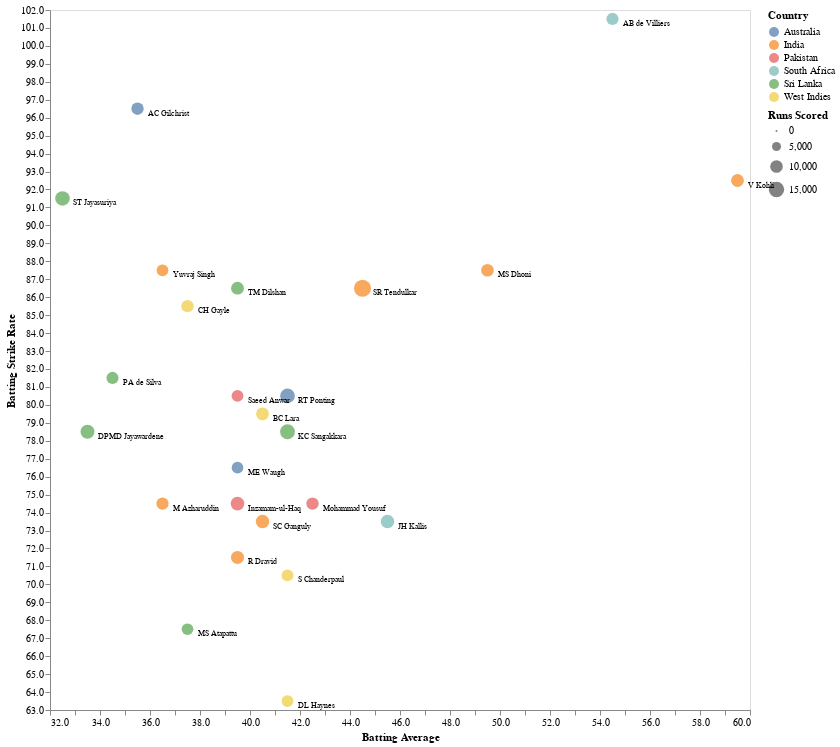

Here is the notebook cell this chart was saved with:
### Code cell
chart_bubble_top

### Figure 1 — Vega-Lite specification as saved in the notebook (floating-point values rounded to 4 significant figures)
{"config": {"background": "white", "view": {"continuousWidth": 400, "continuousHeight": 300}, "scale": {"maxFontSize": 4}}, "layer": [{"mark": "circle", "encoding": {"color": {"type": "nominal", "field": "Country"}, "size": {"type": "quantitative", "field": "Runs Scored"}, "tooltip": [{"type": "nominal", "field": "Player"}], "x": {"type": "quantitative", "bin": {"maxbins": 40}, "field": "Batting Avg", "title": "Batting Average"}, "y": {"type": "quantitative", "bin": {"maxbins": 40}, "field": "Batting Strike Rate", "title": "Batting Strike Rate"}}}, {"mark": {"type": "text", "align": "left", "baseline": "middle", "dx": 10, "dy": 5, "fontSize": 8}, "encoding": {"text": {"type": "nominal", "field": "Player"}, "tooltip": [{"type": "nominal", "field": "Player"}], "x": {"type": "quantitative", "bin": {"maxbins": 40}, "field": "Batting Avg", "title": "Batting Average"}, "y": {"type": "quantitative", "bin": {"maxbins": 40}, "field": "Batting Strike Rate", "title": "Batting Strike Rate"}}}], "data": {"name": "data-5875ba334d7216a0606357958d797cd9"}, "height": 700, "width": 700, "$schema": "https://vega.github.io/schema/vega-lite/v4.8.1.json", "datasets": {"data-5875ba334d7216a0606357958d797cd9": [{"Player": "SR Tendulkar ", "Career Span": "1989-2012", "Career Start": 1989, "Career End": 2012, "Matches Played": 463, "Innings Batted": 452.0, "Not Outs": 41.0, "Runs Scored": 18430.0, "Highest Innings Score": "200*", "Highest Innings Score Num": "200", "Batting Avg": 44.83, "Balls Faced": 21370.0, "Batting Strike Rate": 86.23, "Hundreds Scored": 49.0, "Scores Of Fifty Or More": 96.0, "Ducks Scored": 20.0, "Country": "India", "Player Count": 1, "5000+ Runs Scored": 1, "40+ Batting Avg": 1, "90+ Batting Strike Rate": 0}, {"Player": "KC Sangakkara ", "Career Span": "2000-2015", "Career Start": 2000, "Career End": 2015, "Matches Played": 397, "Innings Batted": 373.0, "Not Outs": 40.0, "Runs Scored": 13980.0, "Highest Innings Score": "169", "Highest Innings Score Num": "169", "Batting Avg": 41.96, "Balls Faced": 17720.0, "Batting Strike Rate": 78.88, "Hundreds Scored": 25.0, "Scores Of Fifty Or More": 90.0, "Ducks Scored": 15.0, "Country": "Sri Lanka", "Player Count": 1, "5000+ Runs Scored": 1, "40+ Batting Avg": 1, "90+ Batting Strike Rate": 0}, {"Player": "RT Ponting ", "Career Span": "1995-2012", "Career Start": 1995, "Career End": 2012, "Matches Played": 374, "Innings Batted": 364.0, "Not Outs": 39.0, "Runs Scored": 13590.0, "Highest Innings Score": "164", "Highest Innings Score Num": "164", "Batting Avg": 41.81, "Balls Faced": 16940.0, "Batting Strike Rate": 80.19, "Hundreds Scored": 29.0, "Scores Of Fifty Or More": 82.0, "Ducks Scored": 20.0, "Country": "Australia", "Player Count": 1, "5000+ Runs Scored": 1, "40+ Batting Avg": 1, "90+ Batting Strike Rate": 0}, {"Player": "ST Jayasuriya ", "Career Span": "1989-2011", "Career Start": 1989, "Career End": 2011, "Matches Played": 441, "Innings Batted": 429.0, "Not Outs": 18.0, "Runs Scored": 13360.0, "Highest Innings Score": "189", "Highest Innings Score Num": "189", "Batting Avg": 32.51, "Balls Faced": 14640.0, "Batting Strike Rate": 91.25, "Hundreds Scored": 28.0, "Scores Of Fifty Or More": 68.0, "Ducks Scored": 34.0, "Country": "Sri Lanka", "Player Count": 1, "5000+ Runs Scored": 1, "40+ Batting Avg": 0, "90+ Batting Strike Rate": 1}, {"Player": "DPMD Jayawardene ", "Career Span": "1998-2015", "Career Start": 1998, "Career End": 2015, "Matches Played": 443, "Innings Batted": 413.0, "Not Outs": 38.0, "Runs Scored": 12380.0, "Highest Innings Score": "144", "Highest Innings Score Num": "144", "Batting Avg": 33.01, "Balls Faced": 15740.0, "Batting Strike Rate": 78.67, "Hundreds Scored": 18.0, "Scores Of Fifty Or More": 75.0, "Ducks Scored": 28.0, "Country": "Sri Lanka", "Player Count": 1, "5000+ Runs Scored": 1, "40+ Batting Avg": 0, "90+ Batting Strike Rate": 0}, {"Player": "Inzamam-ul-Haq ", "Career Span": "1991-2007", "Career Start": 1991, "Career End": 2007, "Matches Played": 375, "Innings Batted": 348.0, "Not Outs": 52.0, "Runs Scored": 11700.0, "Highest Innings Score": "137*", "Highest Innings Score Num": "137", "Batting Avg": 39.53, "Balls Faced": 15770.0, "Batting Strike Rate": 74.2, "Hundreds Scored": 10.0, "Scores Of Fifty Or More": 83.0, "Ducks Scored": 20.0, "Country": "Pakistan", "Player Count": 1, "5000+ Runs Scored": 1, "40+ Batting Avg": 0, "90+ Batting Strike Rate": 0}, {"Player": "JH Kallis ", "Career Span": "1996-2014", "Career Start": 1996, "Career End": 2014, "Matches Played": 323, "Innings Batted": 309.0, "Not Outs": 53.0, "Runs Scored": 11550.0, "Highest Innings Score": "139", "Highest Innings Score Num": "139", "Batting Avg": 45.11, "Balls Faced": 15790.0, "Batting Strike Rate": 73.13, "Hundreds Scored": 17.0, "Scores Of Fifty Or More": 86.0, "Ducks Scored": 17.0, "Country": "South Africa", "Player Count": 1, "5000+ Runs Scored": 1, "40+ Batting Avg": 1, "90+ Batting Strike Rate": 0}, {"Player": "SC Ganguly ", "Career Span": "1992-2007", "Career Start": 1992, "Career End": 2007, "Matches Played": 308, "Innings Batted": 297.0, "Not Outs": 23.0, "Runs Scored": 11220.0, "Highest Innings Score": "183", "Highest Innings Score Num": "183", "Batting Avg": 40.95, "Balls Faced": 15240.0, "Batting Strike Rate": 73.65, "Hundreds Scored": 22.0, "Scores Of Fifty Or More": 71.0, "Ducks Scored": 16.0, "Country": "India", "Player Count": 1, "5000+ Runs Scored": 1, "40+ Batting Avg": 1, "90+ Batting Strike Rate": 0}, {"Player": "R Dravid ", "Career Span": "1996-2011", "Career Start": 1996, "Career End": 2011, "Matches Played": 340, "Innings Batted": 314.0, "Not Outs": 39.0, "Runs Scored": 10770.0, "Highest Innings Score": "153", "Highest Innings Score Num": "153", "Batting Avg": 39.15, "Balls Faced": 15130.0, "Batting Strike Rate": 71.18, "Hundreds Scored": 12.0, "Scores Of Fifty Or More": 82.0, "Ducks Scored": 13.0, "Country": "India", "Player Count": 1, "5000+ Runs Scored": 1, "40+ Batting Avg": 0, "90+ Batting Strike Rate": 0}, {"Player": "BC Lara ", "Career Span": "1990-2007", "Career Start": 1990, "Career End": 2007, "Matches Played": 295, "Innings Batted": 285.0, "Not Outs": 32.0, "Runs Scored": 10350.0, "Highest Innings Score": "169", "Highest Innings Score Num": "169", "Batting Avg": 40.9, "Balls Faced": 13000.0, "Batting Strike Rate": 79.62, "Hundreds Scored": 19.0, "Scores Of Fifty Or More": 62.0, "Ducks Scored": 14.0, "Country": "West Indies", "Player Count": 1, "5000+ Runs Scored": 1, "40+ Batting Avg": 1, "90+ Batting Strike Rate": 0}, {"Player": "TM Dilshan ", "Career Span": "1999-2016", "Career Start": 1999, "Career End": 2016, "Matches Played": 330, "Innings Batted": 303.0, "Not Outs": 41.0, "Runs Scored": 10290.0, "Highest Innings Score": "161*", "Highest Innings Score Num": "161", "Batting Avg": 39.27, "Balls Faced": 11930.0, "Batting Strike Rate": 86.23, "Hundreds Scored": 22.0, "Scores Of Fifty Or More": 47.0, "Ducks Scored": 11.0, "Country": "Sri Lanka", "Player Count": 1, "5000+ Runs Scored": 1, "40+ Batting Avg": 0, "90+ Batting Strike Rate": 0}, {"Player": "V Kohli ", "Career Span": "2008-2018", "Career Start": 2008, "Career End": 2018, "Matches Played": 216, "Innings Batted": 208.0, "Not Outs": 37.0, "Runs Scored": 10230.0, "Highest Innings Score": "183", "Highest Innings Score Num": "183", "Batting Avg": 59.83, "Balls Faced": 11020.0, "Batting Strike Rate": 92.88, "Hundreds Scored": 38.0, "Scores Of Fifty Or More": 48.0, "Ducks Scored": 12.0, "Country": "India", "Player Count": 1, "5000+ Runs Scored": 1, "40+ Batting Avg": 1, "90+ Batting Strike Rate": 1}, {"Player": "MS Dhoni ", "Career Span": "2004-2018", "Career Start": 2004, "Career End": 2018, "Matches Played": 329, "Innings Batted": 278.0, "Not Outs": 77.0, "Runs Scored": 9999.0, "Highest Innings Score": "183*", "Highest Innings Score Num": "183", "Batting Avg": 49.74, "Balls Faced": 11440.0, "Batting Strike Rate": 87.44, "Hundreds Scored": 9.0, "Scores Of Fifty Or More": 67.0, "Ducks Scored": 9.0, "Country": "India", "Player Count": 1, "5000+ Runs Scored": 1, "40+ Batting Avg": 1, "90+ Batting Strike Rate": 0}, {"Player": "CH Gayle ", "Career Span": "1999-2018", "Career Start": 1999, "Career End": 2018, "Matches Played": 281, "Innings Batted": 276.0, "Not Outs": 17.0, "Runs Scored": 9672.0, "Highest Innings Score": "215", "Highest Innings Score Num": "215", "Batting Avg": 37.34, "Balls Faced": 11270.0, "Batting Strike Rate": 85.79, "Hundreds Scored": 23.0, "Scores Of Fifty Or More": 48.0, "Ducks Scored": 23.0, "Country": "West Indies", "Player Count": 1, "5000+ Runs Scored": 1, "40+ Batting Avg": 0, "90+ Batting Strike Rate": 0}, {"Player": "AC Gilchrist ", "Career Span": "1996-2008", "Career Start": 1996, "Career End": 2008, "Matches Played": 286, "Innings Batted": 278.0, "Not Outs": 11.0, "Runs Scored": 9595.0, "Highest Innings Score": "172", "Highest Innings Score Num": "172", "Batting Avg": 35.93, "Balls Faced": 9902.0, "Batting Strike Rate": 96.89, "Hundreds Scored": 16.0, "Scores Of Fifty Or More": 55.0, "Ducks Scored": 19.0, "Country": "Australia", "Player Count": 1, "5000+ Runs Scored": 1, "40+ Batting Avg": 0, "90+ Batting Strike Rate": 1}, {"Player": "Mohammad Yousuf ", "Career Span": "1998-2010", "Career Start": 1998, "Career End": 2010, "Matches Played": 281, "Innings Batted": 267.0, "Not Outs": 40.0, "Runs Scored": 9554.0, "Highest Innings Score": "141*", "Highest Innings Score Num": "141", "Batting Avg": 42.08, "Balls Faced": 12750.0, "Batting Strike Rate": 74.91, "Hundreds Scored": 15.0, "Scores Of Fifty Or More": 62.0, "Ducks Scored": 15.0, "Country": "Pakistan", "Player Count": 1, "5000+ Runs Scored": 1, "40+ Batting Avg": 1, "90+ Batting Strike Rate": 0}, {"Player": "AB de Villiers ", "Career Span": "2005-2018", "Career Start": 2005, "Career End": 2018, "Matches Played": 223, "Innings Batted": 213.0, "Not Outs": 39.0, "Runs Scored": 9427.0, "Highest Innings Score": "176", "Highest Innings Score Num": "176", "Batting Avg": 54.17, "Balls Faced": 9308.0, "Batting Strike Rate": 101.3, "Hundreds Scored": 25.0, "Scores Of Fifty Or More": 52.0, "Ducks Scored": 7.0, "Country": "South Africa", "Player Count": 1, "5000+ Runs Scored": 1, "40+ Batting Avg": 1, "90+ Batting Strike Rate": 1}, {"Player": "M Azharuddin ", "Career Span": "1985-2000", "Career Start": 1985, "Career End": 2000, "Matches Played": 334, "Innings Batted": 308.0, "Not Outs": 54.0, "Runs Scored": 9378.0, "Highest Innings Score": "153*", "Highest Innings Score Num": "153", "Batting Avg": 36.92, "Balls Faced": 12670.0, "Batting Strike Rate": 74.02, "Hundreds Scored": 7.0, "Scores Of Fifty Or More": 58.0, "Ducks Scored": 9.0, "Country": "India", "Player Count": 1, "5000+ Runs Scored": 1, "40+ Batting Avg": 0, "90+ Batting Strike Rate": 0}, {"Player": "PA de Silva ", "Career Span": "1984-2003", "Career Start": 1984, "Career End": 2003, "Matches Played": 308, "Innings Batted": 296.0, "Not Outs": 30.0, "Runs Scored": 9284.0, "Highest Innings Score": "145", "Highest Innings Score Num": "145", "Batting Avg": 34.9, "Balls Faced": 11440.0, "Batting Strike Rate": 81.13, "Hundreds Scored": 11.0, "Scores Of Fifty Or More": 64.0, "Ducks Scored": 17.0, "Country": "Sri Lanka", "Player Count": 1, "5000+ Runs Scored": 1, "40+ Batting Avg": 0, "90+ Batting Strike Rate": 0}, {"Player": "Saeed Anwar ", "Career Span": "1989-2003", "Career Start": 1989, "Career End": 2003, "Matches Played": 247, "Innings Batted": 244.0, "Not Outs": 19.0, "Runs Scored": 8824.0, "Highest Innings Score": "194", "Highest Innings Score Num": "194", "Batting Avg": 39.21, "Balls Faced": 10940.0, "Batting Strike Rate": 80.67, "Hundreds Scored": 20.0, "Scores Of Fifty Or More": 43.0, "Ducks Scored": 15.0, "Country": "Pakistan", "Player Count": 1, "5000+ Runs Scored": 1, "40+ Batting Avg": 0, "90+ Batting Strike Rate": 0}, {"Player": "S Chanderpaul ", "Career Span": "1994-2011", "Career Start": 1994, "Career End": 2011, "Matches Played": 268, "Innings Batted": 251.0, "Not Outs": 40.0, "Runs Scored": 8778.0, "Highest Innings Score": "150", "Highest Innings Score Num": "150", "Batting Avg": 41.6, "Balls Faced": 12410.0, "Batting Strike Rate": 70.74, "Hundreds Scored": 11.0, "Scores Of Fifty Or More": 59.0, "Ducks Scored": 6.0, "Country": "West Indies", "Player Count": 1, "5000+ Runs Scored": 1, "40+ Batting Avg": 1, "90+ Batting Strike Rate": 0}, {"Player": "DL Haynes ", "Career Span": "1978-1994", "Career Start": 1978, "Career End": 1994, "Matches Played": 238, "Innings Batted": 237.0, "Not Outs": 28.0, "Runs Scored": 8648.0, "Highest Innings Score": "152*", "Highest Innings Score Num": "152", "Batting Avg": 41.37, "Balls Faced": 13710.0, "Batting Strike Rate": 63.09, "Hundreds Scored": 17.0, "Scores Of Fifty Or More": 57.0, "Ducks Scored": 13.0, "Country": "West Indies", "Player Count": 1, "5000+ Runs Scored": 1, "40+ Batting Avg": 1, "90+ Batting Strike Rate": 0}, {"Player": "Yuvraj Singh ", "Career Span": "2000-2017", "Career Start": 2000, "Career End": 2017, "Matches Played": 301, "Innings Batted": 275.0, "Not Outs": 39.0, "Runs Scored": 8609.0, "Highest Innings Score": "150", "Highest Innings Score Num": "150", "Batting Avg": 36.47, "Balls Faced": 9846.0, "Batting Strike Rate": 87.43, "Hundreds Scored": 14.0, "Scores Of Fifty Or More": 52.0, "Ducks Scored": 18.0, "Country": "India", "Player Count": 1, "5000+ Runs Scored": 1, "40+ Batting Avg": 0, "90+ Batting Strike Rate": 0}, {"Player": "MS Atapattu ", "Career Span": "1990-2007", "Career Start": 1990, "Career End": 2007, "Matches Played": 268, "Innings Batted": 259.0, "Not Outs": 32.0, "Runs Scored": 8529.0, "Highest Innings Score": "132*", "Highest Innings Score Num": "132", "Batting Avg": 37.57, "Balls Faced": 12590.0, "Batting Strike Rate": 67.72, "Hundreds Scored": 11.0, "Scores Of Fifty Or More": 59.0, "Ducks Scored": 13.0, "Country": "Sri Lanka", "Player Count": 1, "5000+ Runs Scored": 1, "40+ Batting Avg": 0, "90+ Batting Strike Rate": 0}, {"Player": "ME Waugh ", "Career Span": "1988-2002", "Career Start": 1988, "Career End": 2002, "Matches Played": 244, "Innings Batted": 236.0, "Not Outs": 20.0, "Runs Scored": 8500.0, "Highest Innings Score": "173", "Highest Innings Score Num": "173", "Batting Avg": 39.35, "Balls Faced": 11050.0, "Batting Strike Rate": 76.9, "Hundreds Scored": 18.0, "Scores Of Fifty Or More": 50.0, "Ducks Scored": 16.0, "Country": "Australia", "Player Count": 1, "5000+ Runs Scored": 1, "40+ Batting Avg": 0, "90+ Batting Strike Rate": 0}]}}
